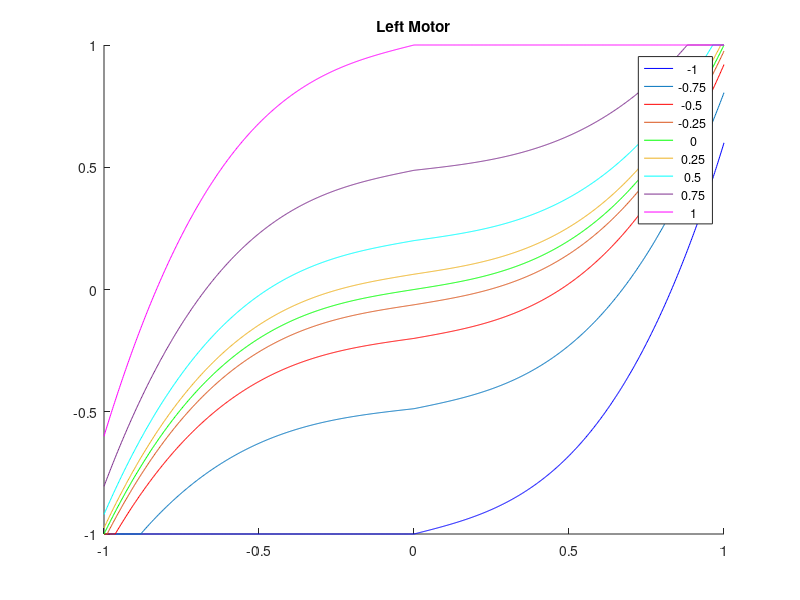
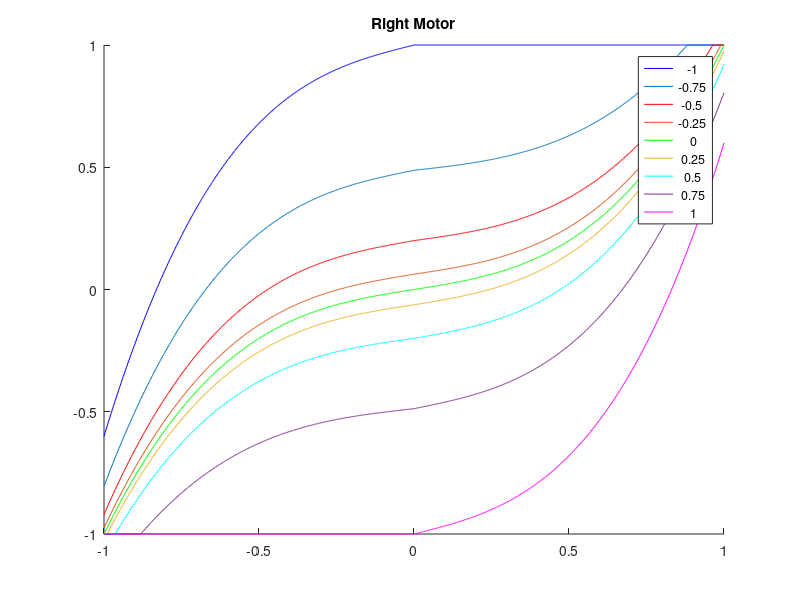

The MATLAB source for these figures, in order:
%% polyControlPlotting.m
% Plots 7 graphs of motor behavior at different turning values

clear;
clc;

lStick = linspace(-1, 1, 1000);
rStick = [-1; -.75; -.5; -.25; 0; .25; .5; .75; 1];

alpha = .25;
beta = .25;
gamma = .6;

lInsForward = (lStick.^3 + lStick.*(alpha))./(1+alpha);
rInsForward = (rStick.^3 + rStick.*(alpha))./(1+alpha);

lInsTurn = (lStick.^3 + lStick.*(beta))./(1+beta);
rInsTurn = (rStick.^3 + rStick.*(beta))./(1+beta);

lMtrPwr = lInsForward + (rInsTurn).*(1-abs(lInsForward.*gamma));
rMtrPwr = lInsForward - (rInsTurn).*(1-abs(lInsForward.*gamma));

lMtrPwr = min(max(lMtrPwr, -1), 1);
rMtrPwr = min(max(rMtrPwr, -1), 1);

plotFormat = ["b-", "r-", "g-", "c-", "m-.", "r--", "k--", "b--", "g--"];

hold on;
title("Left Motor");
for iPlotCt = 1:9
    plot(lStick, lMtrPwr(iPlotCt, :), plotFormat(iPlotCt));
end
legend(num2str(rStick));
hold off;
figure;
hold on;
title("Right Motor");
for iPlotCount = 1:9
    plot(lStick, rMtrPwr(iPlotCount, :), plotFormat(iPlotCount));
end
legend(num2str(rStick));
hold off;